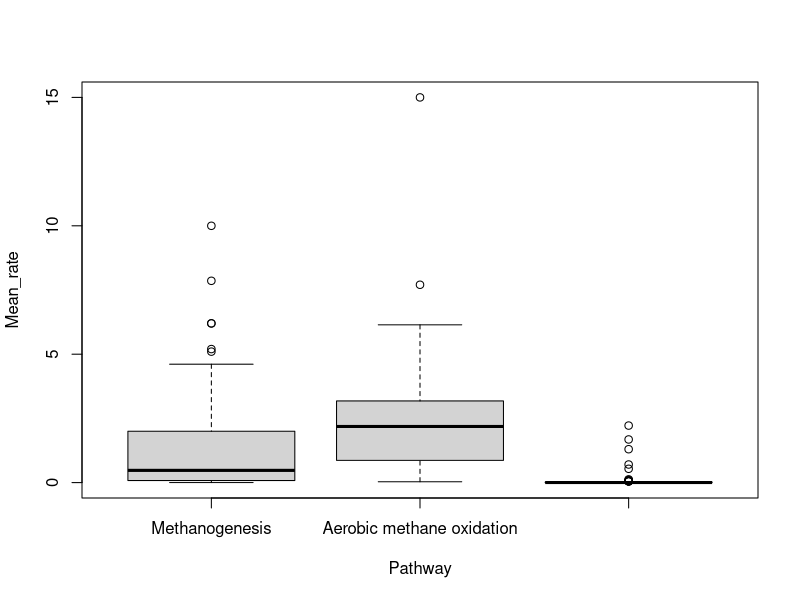
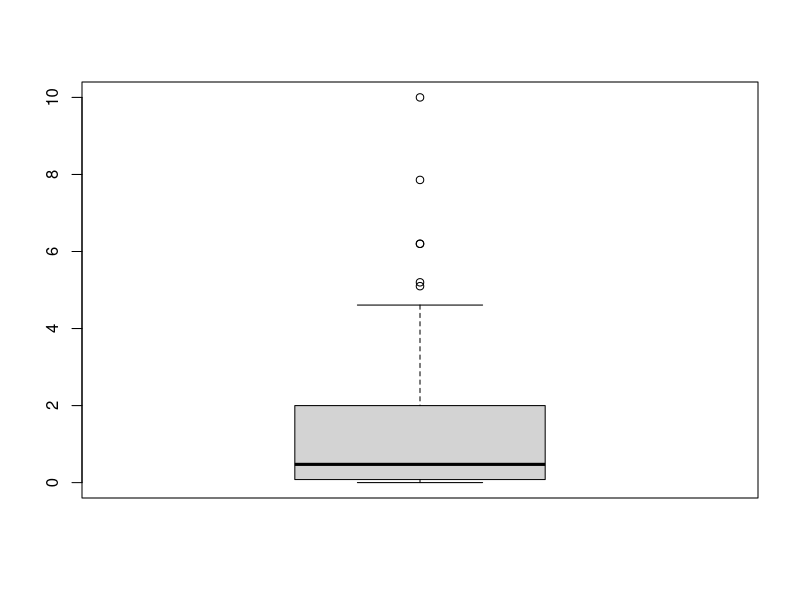
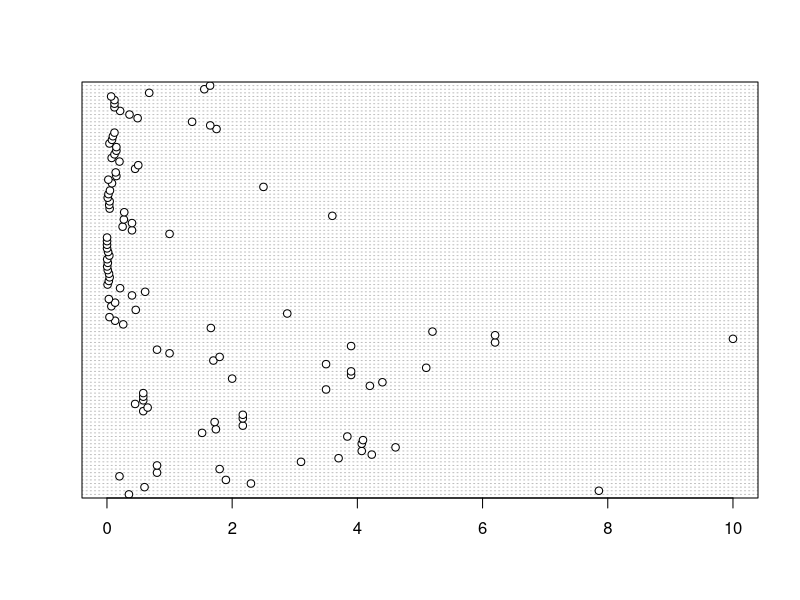
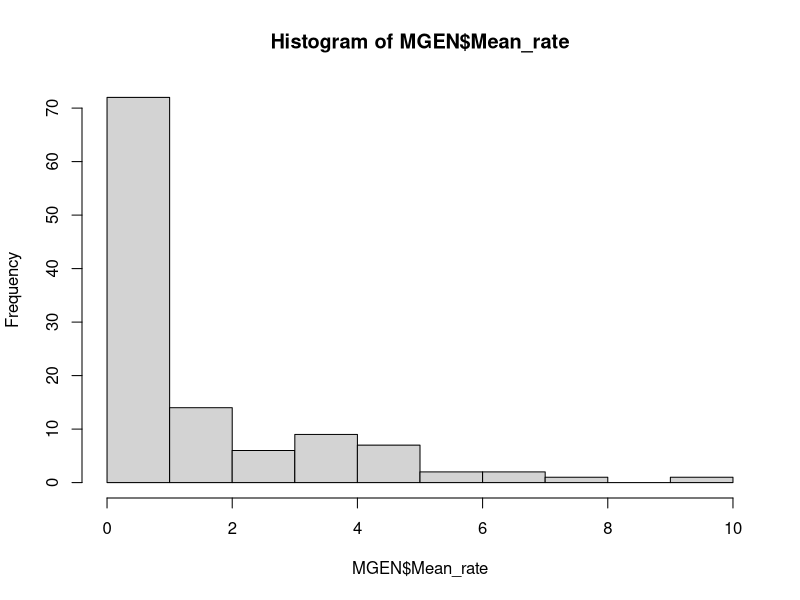
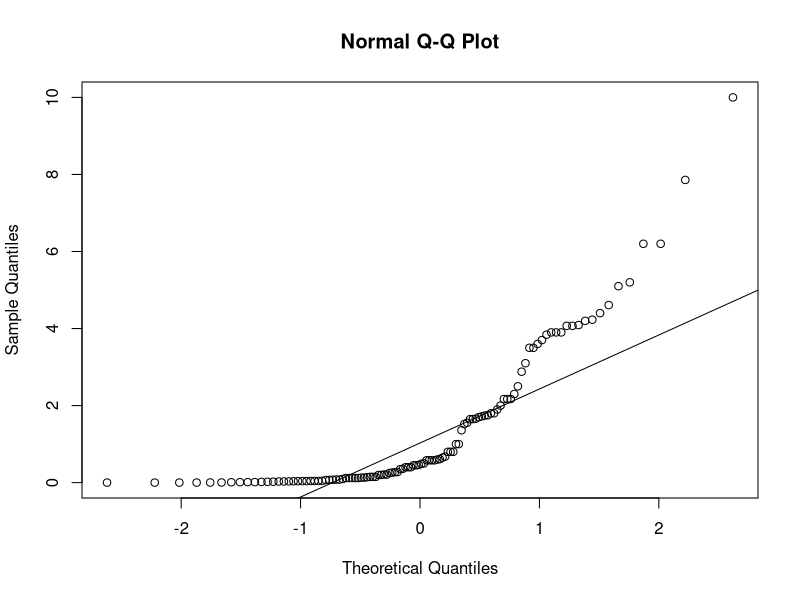
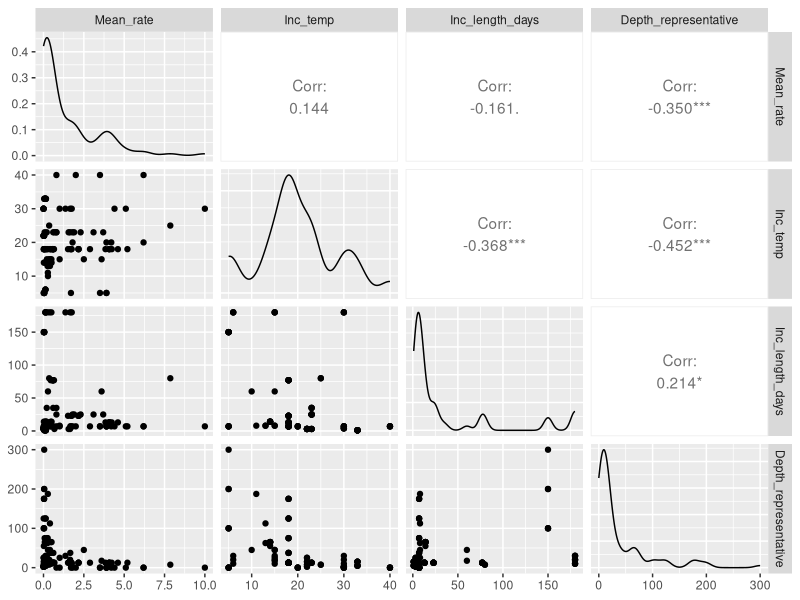
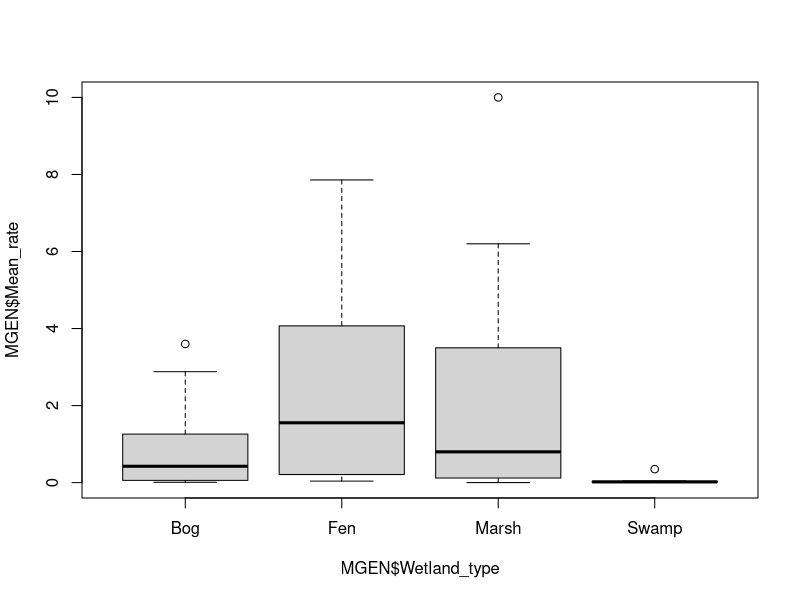
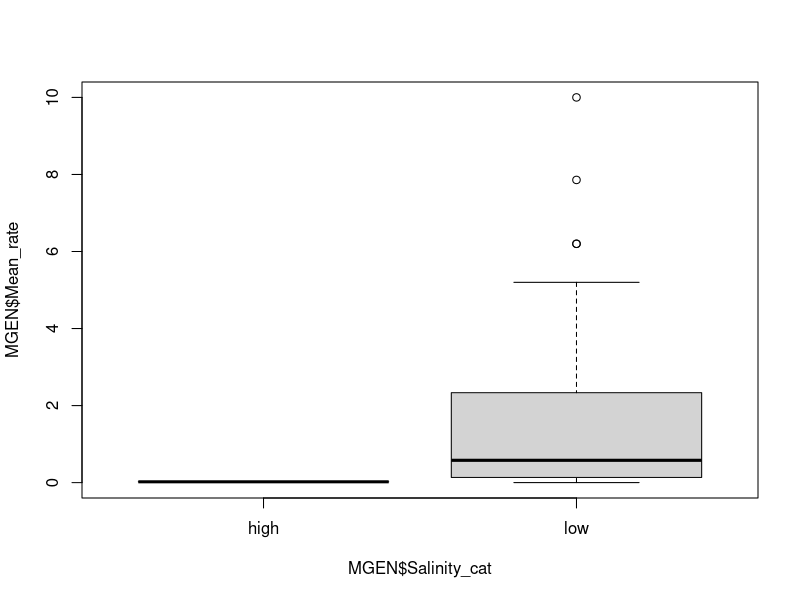

R code for these plots, in order:
## ---- chunk 1
knitr::opts_chunk$set(echo = TRUE, fig.width = 5.5, fig.height = 4.5,warning = FALSE, message = FALSE)
## ---- chunk 2
## Load and clean data

library(readr)
flux_rates=read_csv("flux_rates_meta-analysis.csv")

desired_order2 <- c("Methanogenesis", "Aerobic methane oxidation", "Anaerobic methane oxidation")

flux_rates$Pathway <- factor(flux_rates$Pathway, levels = desired_order2)

flux_rates_filtered <- flux_rates[, c("Pathway", "Mean_rate", "Wetland_type", "Inc_temp", "Inc_length_days","Depth_representative", "Salinity_cat", "dom_veg", "method","subpathway")]

MGEN<- subset(flux_rates_filtered, Pathway == "Methanogenesis")
MGEN <- MGEN[, !colnames(MGEN) %in% "Pathway"]

MOx<- subset(flux_rates_filtered, Pathway == "Aerobic methane oxidation")
MOx <- MOx[, !colnames(MOx) %in% "Pathway"]

AOM<- subset(flux_rates_filtered, Pathway == "Anaerobic methane oxidation")
AOM <- AOM[, !colnames(AOM) %in% "Pathway"]
## ---- chunk 3
## Summary statistics

library(skimr)

skim(MGEN)
table(MGEN$Wetland_type)
table(MGEN$Salinity_cat)
table(MGEN$dom_veg)
table(MGEN$method)
table(MGEN$subpathway)

skim(MOx)
table(MOx$Wetland_type)
table(MOx$Salinity_cat)
table(MOx$dom_veg)
table(MOx$method)

skim(AOM)
table(AOM$Wetland_type)
table(AOM$Salinity_cat)
table(AOM$dom_veg)
table(AOM$method)
table(AOM$subpathway)

##boxplots comparing rates across pathways
boxplot(Mean_rate ~ Pathway, data = flux_rates_filtered)

## Data exploration 
library(GGally)

#Methanogenesis 
boxplot(MGEN$Mean_rate)
dotchart(MGEN$Mean_rate)

hist(MGEN$Mean_rate)
qqnorm(MGEN$Mean_rate)
qqline(MGEN$Mean_rate)

ggpairs(MGEN[, sapply(MGEN, is.numeric)])
boxplot(MGEN$Mean_rate ~ MGEN$Wetland_type)
boxplot(MGEN$Mean_rate ~ MGEN$Salinity_cat)
boxplot(MGEN$Mean_rate ~ MGEN$dom_veg)
boxplot(MGEN$Mean_rate ~ MGEN$method)
boxplot(MGEN$Mean_rate ~ MGEN$subpathway)

coplot(Mean_rate ~ Inc_temp | Wetland_type,
       data = MGEN,
       panel = function(x, y, ...) {
         tmp <- lm(y ~ x, na.action = na.omit)
         abline(tmp)
         points(x, y) })

#Aerobic methane oxidation 
boxplot(MOx$Mean_rate)
dotchart(MOx$Mean_rate)

hist(MOx$Mean_rate)
qqnorm(MOx$Mean_rate)
qqline(MOx$Mean_rate)

ggpairs(MOx[, sapply(MOx, is.numeric)])
boxplot(MOx$Mean_rate ~ MOx$Wetland_type)
boxplot(MOx$Mean_rate ~ MOx$Salinity_cat)
boxplot(MOx$Mean_rate ~ MOx$dom_veg)
boxplot(MOx$Mean_rate ~ MOx$method)

#Anaerobic methane oxidation
boxplot(AOM$Mean_rate)
dotchart(AOM$Mean_rate)

hist(AOM$Mean_rate)
qqnorm(AOM$Mean_rate)
qqline(AOM$Mean_rate)

ggpairs(AOM[, sapply(AOM, is.numeric)])
boxplot(AOM$Mean_rate ~ AOM$Wetland_type)
boxplot(AOM$Mean_rate ~ AOM$Salinity_cat)
boxplot(AOM$Mean_rate ~ AOM$dom_veg)
boxplot(AOM$Mean_rate ~ AOM$method)
